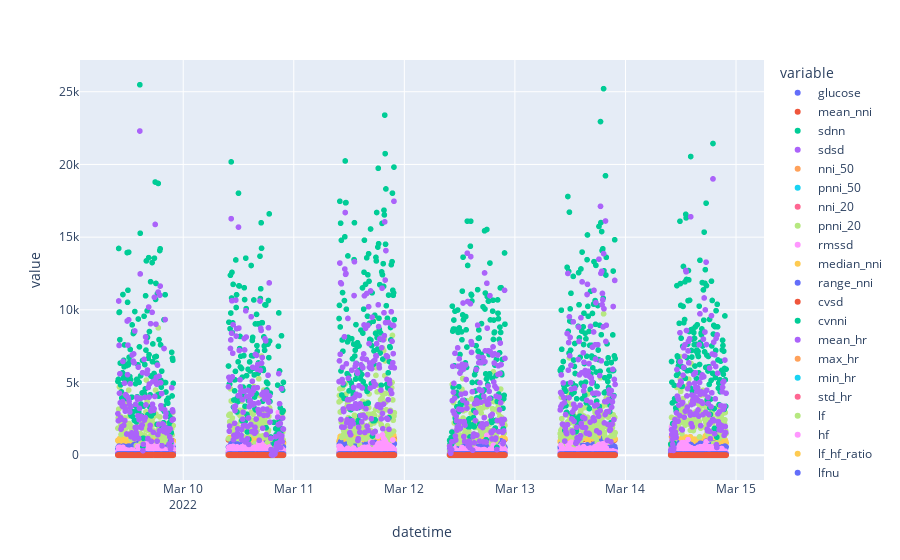

Notebook source saved alongside this figure:
### Code cell
fig = px.scatter(df)
fig.show()

### Figure 1 — Plotly figure (JSON) as saved in the notebook; plotly's stock layout.template omitted (floating-point values rounded to 4 significant figures; data arrays with more than 128 entries replaced by an {"elided": "..."} marker saying what was removed)
{"data": [{"hovertemplate": "variable=glucose<br>datetime=%{x}<br>value=%{y}<extra></extra>", "legendgroup": "glucose", "marker": {"color": "#636efa", "symbol": "circle"}, "mode": "markers", "name": "glucose", "showlegend": true, "type": "scattergl", "x": {"elided": "868 str values"}, "xaxis": "x", "y": {"elided": "868 float values"}, "yaxis": "y"}, {"hovertemplate": "variable=mean_nni<br>datetime=%{x}<br>value=%{y}<extra></extra>", "legendgroup": "mean_nni", "marker": {"color": "#EF553B", "symbol": "circle"}, "mode": "markers", "name": "mean_nni", "showlegend": true, "type": "scattergl", "x": {"elided": "868 str values"}, "xaxis": "x", "y": {"elided": "868 float values"}, "yaxis": "y"}, {"hovertemplate": "variable=sdnn<br>datetime=%{x}<br>value=%{y}<extra></extra>", "legendgroup": "sdnn", "marker": {"color": "#00cc96", "symbol": "circle"}, "mode": "markers", "name": "sdnn", "showlegend": true, "type": "scattergl", "x": {"elided": "868 str values"}, "xaxis": "x", "y": {"elided": "868 float values"}, "yaxis": "y"}, {"hovertemplate": "variable=sdsd<br>datetime=%{x}<br>value=%{y}<extra></extra>", "legendgroup": "sdsd", "marker": {"color": "#ab63fa", "symbol": "circle"}, "mode": "markers", "name": "sdsd", "showlegend": true, "type": "scattergl", "x": {"elided": "868 str values"}, "xaxis": "x", "y": {"elided": "868 float values"}, "yaxis": "y"}, {"hovertemplate": "variable=nni_50<br>datetime=%{x}<br>value=%{y}<extra></extra>", "legendgroup": "nni_50", "marker": {"color": "#FFA15A", "symbol": "circle"}, "mode": "markers", "name": "nni_50", "showlegend": true, "type": "scattergl", "x": {"elided": "868 str values"}, "xaxis": "x", "y": {"elided": "868 float values"}, "yaxis": "y"}, {"hovertemplate": "variable=pnni_50<br>datetime=%{x}<br>value=%{y}<extra></extra>", "legendgroup": "pnni_50", "marker": {"color": "#19d3f3", "symbol": "circle"}, "mode": "markers", "name": "pnni_50", "showlegend": true, "type": "scattergl", "x": {"elided": "868 str values"}, "xaxis": "x", "y": {"elided": "868 float values"}, "yaxis": "y"}, {"hovertemplate": "variable=nni_20<br>datetime=%{x}<br>value=%{y}<extra></extra>", "legendgroup": "nni_20", "marker": {"color": "#FF6692", "symbol": "circle"}, "mode": "markers", "name": "nni_20", "showlegend": true, "type": "scattergl", "x": {"elided": "868 str values"}, "xaxis": "x", "y": {"elided": "868 float values"}, "yaxis": "y"}, {"hovertemplate": "variable=pnni_20<br>datetime=%{x}<br>value=%{y}<extra></extra>", "legendgroup": "pnni_20", "marker": {"color": "#B6E880", "symbol": "circle"}, "mode": "markers", "name": "pnni_20", "showlegend": true, "type": "scattergl", "x": {"elided": "868 str values"}, "xaxis": "x", "y": {"elided": "868 float values"}, "yaxis": "y"}, {"hovertemplate": "variable=rmssd<br>datetime=%{x}<br>value=%{y}<extra></extra>", "legendgroup": "rmssd", "marker": {"color": "#FF97FF", "symbol": "circle"}, "mode": "markers", "name": "rmssd", "showlegend": true, "type": "scattergl", "x": {"elided": "868 str values"}, "xaxis": "x", "y": {"elided": "868 float values"}, "yaxis": "y"}, {"hovertemplate": "variable=median_nni<br>datetime=%{x}<br>value=%{y}<extra></extra>", "legendgroup": "median_nni", "marker": {"color": "#FECB52", "symbol": "circle"}, "mode": "markers", "name": "median_nni", "showlegend": true, "type": "scattergl", "x": {"elided": "868 str values"}, "xaxis": "x", "y": {"elided": "868 float values"}, "yaxis": "y"}, {"hovertemplate": "variable=range_nni<br>datetime=%{x}<br>value=%{y}<extra></extra>", "legendgroup": "range_nni", "marker": {"color": "#636efa", "symbol": "circle"}, "mode": "markers", "name": "range_nni", "showlegend": true, "type": "scattergl", "x": {"elided": "868 str values"}, "xaxis": "x", "y": {"elided": "868 float values"}, "yaxis": "y"}, {"hovertemplate": "variable=cvsd<br>datetime=%{x}<br>value=%{y}<extra></extra>", "legendgroup": "cvsd", "marker": {"color": "#EF553B", "symbol": "circle"}, "mode": "markers", "name": "cvsd", "showlegend": true, "type": "scattergl", "x": {"elided": "868 str values"}, "xaxis": "x", "y": {"elided": "868 float values"}, "yaxis": "y"}, {"hovertemplate": "variable=cvnni<br>datetime=%{x}<br>value=%{y}<extra></extra>", "legendgroup": "cvnni", "marker": {"color": "#00cc96", "symbol": "circle"}, "mode": "markers", "name": "cvnni", "showlegend": true, "type": "scattergl", "x": {"elided": "868 str values"}, "xaxis": "x", "y": {"elided": "868 float values"}, "yaxis": "y"}, {"hovertemplate": "variable=mean_hr<br>datetime=%{x}<br>value=%{y}<extra></extra>", "legendgroup": "mean_hr", "marker": {"color": "#ab63fa", "symbol": "circle"}, "mode": "markers", "name": "mean_hr", "showlegend": true, "type": "scattergl", "x": {"elided": "868 str values"}, "xaxis": "x", "y": {"elided": "868 float values"}, "yaxis": "y"}, {"hovertemplate": "variable=max_hr<br>datetime=%{x}<br>value=%{y}<extra></extra>", "legendgroup": "max_hr", "marker": {"color": "#FFA15A", "symbol": "circle"}, "mode": "markers", "name": "max_hr", "showlegend": true, "type": "scattergl", "x": {"elided": "868 str values"}, "xaxis": "x", "y": {"elided": "868 float values"}, "yaxis": "y"}, {"hovertemplate": "variable=min_hr<br>datetime=%{x}<br>value=%{y}<extra></extra>", "legendgroup": "min_hr", "marker": {"color": "#19d3f3", "symbol": "circle"}, "mode": "markers", "name": "min_hr", "showlegend": true, "type": "scattergl", "x": {"elided": "868 str values"}, "xaxis": "x", "y": {"elided": "868 float values"}, "yaxis": "y"}, {"hovertemplate": "variable=std_hr<br>datetime=%{x}<br>value=%{y}<extra></extra>", "legendgroup": "std_hr", "marker": {"color": "#FF6692", "symbol": "circle"}, "mode": "markers", "name": "std_hr", "showlegend": true, "type": "scattergl", "x": {"elided": "868 str values"}, "xaxis": "x", "y": {"elided": "868 float values"}, "yaxis": "y"}, {"hovertemplate": "variable=lf<br>datetime=%{x}<br>value=%{y}<extra></extra>", "legendgroup": "lf", "marker": {"color": "#B6E880", "symbol": "circle"}, "mode": "markers", "name": "lf", "showlegend": true, "type": "scattergl", "x": {"elided": "868 str values"}, "xaxis": "x", "y": {"elided": "868 float values"}, "yaxis": "y"}, {"hovertemplate": "variable=hf<br>datetime=%{x}<br>value=%{y}<extra></extra>", "legendgroup": "hf", "marker": {"color": "#FF97FF", "symbol": "circle"}, "mode": "markers", "name": "hf", "showlegend": true, "type": "scattergl", "x": {"elided": "868 str values"}, "xaxis": "x", "y": {"elided": "868 float values"}, "yaxis": "y"}, {"hovertemplate": "variable=lf_hf_ratio<br>datetime=%{x}<br>value=%{y}<extra></extra>", "legendgroup": "lf_hf_ratio", "marker": {"color": "#FECB52", "symbol": "circle"}, "mode": "markers", "name": "lf_hf_ratio", "showlegend": true, "type": "scattergl", "x": {"elided": "868 str values"}, "xaxis": "x", "y": {"elided": "868 float values"}, "yaxis": "y"}, {"hovertemplate": "variable=lfnu<br>datetime=%{x}<br>value=%{y}<extra></extra>", "legendgroup": "lfnu", "marker": {"color": "#636efa", "symbol": "circle"}, "mode": "markers", "name": "lfnu", "showlegend": true, "type": "scattergl", "x": {"elided": "868 str values"}, "xaxis": "x", "y": {"elided": "868 float values"}, "yaxis": "y"}, {"hovertemplate": "variable=hfnu<br>datetime=%{x}<br>value=%{y}<extra></extra>", "legendgroup": "hfnu", "marker": {"color": "#EF553B", "symbol": "circle"}, "mode": "markers", "name": "hfnu", "showlegend": true, "type": "scattergl", "x": {"elided": "868 str values"}, "xaxis": "x", "y": {"elided": "868 float values"}, "yaxis": "y"}, {"hovertemplate": "variable=total_power<br>datetime=%{x}<br>value=%{y}<extra></extra>", "legendgroup": "total_power", "marker": {"color": "#00cc96", "symbol": "circle"}, "mode": "markers", "name": "total_power", "showlegend": true, "type": "scattergl", "x": {"elided": "868 str values"}, "xaxis": "x", "y": {"elided": "868 float values"}, "yaxis": "y"}, {"hovertemplate": "variable=vlf<br>datetime=%{x}<br>value=%{y}<extra></extra>", "legendgroup": "vlf", "marker": {"color": "#ab63fa", "symbol": "circle"}, "mode": "markers", "name": "vlf", "showlegend": true, "type": "scattergl", "x": {"elided": "868 str values"}, "xaxis": "x", "y": {"elided": "868 float values"}, "yaxis": "y"}], "layout": {"legend": {"title": {"text": "variable"}, "tracegroupgap": 0}, "margin": {"t": 60}, "xaxis": {"anchor": "y", "domain": [0, 1], "title": {"text": "datetime"}}, "yaxis": {"anchor": "x", "domain": [0, 1], "title": {"text": "value"}}}}
